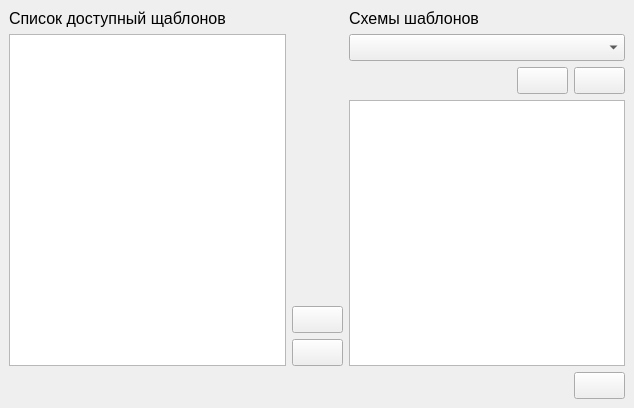
<?xml version="1.0" encoding="UTF-8"?>
<ui version="4.0">
 <class>QPatternSchemeWindow</class>
 <widget class="QMainWindow" name="QPatternSchemeWindow">
  <property name="geometry">
   <rect>
    <x>0</x>
    <y>0</y>
    <width>634</width>
    <height>408</height>
   </rect>
  </property>
  <property name="font">
   <font>
    <pointsize>12</pointsize>
   </font>
  </property>
  <property name="windowTitle">
   <string>Схемы подсветки и фильтрации</string>
  </property>
  <widget class="QWidget" name="centralwidget">
   <layout class="QVBoxLayout" name="verticalLayout_6">
    <item>
     <layout class="QHBoxLayout" name="horizontalLayout_3">
      <item>
       <layout class="QVBoxLayout" name="verticalLayout_3">
        <item>
         <widget class="QLabel" name="lblPatternPool">
          <property name="text">
           <string>Список доступный щаблонов</string>
          </property>
         </widget>
        </item>
        <item>
         <widget class="QListView" name="lvPatternPool">
          <property name="font">
           <font>
            <pointsize>12</pointsize>
           </font>
          </property>
          <property name="dragEnabled">
           <bool>false</bool>
          </property>
          <property name="dragDropMode">
           <enum>QAbstractItemView::NoDragDrop</enum>
          </property>
          <property name="defaultDropAction">
           <enum>Qt::IgnoreAction</enum>
          </property>
          <property name="selectionMode">
           <enum>QAbstractItemView::SingleSelection</enum>
          </property>
          <property name="movement">
           <enum>QListView::Static</enum>
          </property>
         </widget>
        </item>
       </layout>
      </item>
      <item>
       <layout class="QVBoxLayout" name="verticalLayout_5">
        <item>
         <spacer name="verticalSpacer">
          <property name="orientation">
           <enum>Qt::Vertical</enum>
          </property>
          <property name="sizeHint" stdset="0">
           <size>
            <width>20</width>
            <height>40</height>
           </size>
          </property>
         </spacer>
        </item>
        <item>
         <widget class="QPushButton" name="btnAddItem">
          <property name="toolTip">
           <string>Добавить шаблон</string>
          </property>
          <property name="text">
           <string/>
          </property>
          <property name="icon">
           <iconset resource="icons.qrc">
            <normaloff>:/images/icons/arrow-right.png</normaloff>:/images/icons/arrow-right.png</iconset>
          </property>
          <property name="iconSize">
           <size>
            <width>32</width>
            <height>32</height>
           </size>
          </property>
         </widget>
        </item>
        <item>
         <widget class="QPushButton" name="btnRemoveItem">
          <property name="toolTip">
           <string>Убрать шаблон</string>
          </property>
          <property name="text">
           <string/>
          </property>
          <property name="icon">
           <iconset resource="icons.qrc">
            <normaloff>:/images/icons/arrow-left.png</normaloff>:/images/icons/arrow-left.png</iconset>
          </property>
          <property name="iconSize">
           <size>
            <width>32</width>
            <height>32</height>
           </size>
          </property>
         </widget>
        </item>
       </layout>
      </item>
      <item>
       <layout class="QVBoxLayout" name="verticalLayout_4">
        <item>
         <layout class="QVBoxLayout" name="verticalLayout_2">
          <item>
           <layout class="QVBoxLayout" name="verticalLayout">
            <item>
             <widget class="QLabel" name="lblSchemes">
              <property name="text">
               <string>Схемы шаблонов</string>
              </property>
             </widget>
            </item>
            <item>
             <widget class="QComboBox" name="cmbSchemes"/>
            </item>
           </layout>
          </item>
          <item>
           <layout class="QHBoxLayout" name="horizontalLayout">
            <item>
             <spacer name="horizontalSpacer">
              <property name="orientation">
               <enum>Qt::Horizontal</enum>
              </property>
              <property name="sizeHint" stdset="0">
               <size>
                <width>40</width>
                <height>20</height>
               </size>
              </property>
             </spacer>
            </item>
            <item>
             <widget class="QPushButton" name="btnAddScheme">
              <property name="toolTip">
               <string>Новая схема</string>
              </property>
              <property name="text">
               <string/>
              </property>
              <property name="icon">
               <iconset resource="icons.qrc">
                <normaloff>:/images/icons/add.png</normaloff>:/images/icons/add.png</iconset>
              </property>
              <property name="iconSize">
               <size>
                <width>32</width>
                <height>32</height>
               </size>
              </property>
             </widget>
            </item>
            <item>
             <widget class="QPushButton" name="btnDeleteScheme">
              <property name="toolTip">
               <string>Удалить схему</string>
              </property>
              <property name="text">
               <string/>
              </property>
              <property name="icon">
               <iconset resource="icons.qrc">
                <normaloff>:/images/icons/edit-delete.png</normaloff>:/images/icons/edit-delete.png</iconset>
              </property>
              <property name="iconSize">
               <size>
                <width>32</width>
                <height>32</height>
               </size>
              </property>
             </widget>
            </item>
           </layout>
          </item>
         </layout>
        </item>
        <item>
         <widget class="QListView" name="lvItems">
          <property name="font">
           <font>
            <pointsize>12</pointsize>
           </font>
          </property>
         </widget>
        </item>
       </layout>
      </item>
     </layout>
    </item>
    <item>
     <layout class="QHBoxLayout" name="horizontalLayout_2">
      <property name="sizeConstraint">
       <enum>QLayout::SetDefaultConstraint</enum>
      </property>
      <property name="bottomMargin">
       <number>0</number>
      </property>
      <item>
       <spacer name="horizontalSpacer_2">
        <property name="orientation">
         <enum>Qt::Horizontal</enum>
        </property>
        <property name="sizeHint" stdset="0">
         <size>
          <width>40</width>
          <height>20</height>
         </size>
        </property>
       </spacer>
      </item>
      <item>
       <widget class="QPushButton" name="btnClose">
        <property name="toolTip">
         <string>Закрыть</string>
        </property>
        <property name="text">
         <string/>
        </property>
        <property name="icon">
         <iconset resource="icons.qrc">
          <normaloff>:/images/icons/cancel.png</normaloff>:/images/icons/cancel.png</iconset>
        </property>
        <property name="iconSize">
         <size>
          <width>32</width>
          <height>32</height>
         </size>
        </property>
       </widget>
      </item>
     </layout>
    </item>
   </layout>
  </widget>
 </widget>
 <resources>
  <include location="icons.qrc"/>
 </resources>
 <connections/>
</ui>
